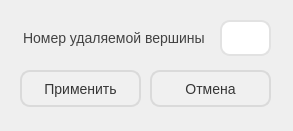
<?xml version="1.0" encoding="UTF-8"?>
<ui version="4.0">
 <class>DeleteVertexDialog</class>
 <widget class="QDialog" name="DeleteVertexDialog">
  <property name="geometry">
   <rect>
    <x>0</x>
    <y>0</y>
    <width>293</width>
    <height>131</height>
   </rect>
  </property>
  <property name="windowTitle">
   <string>Dialog</string>
  </property>
  <property name="styleSheet">
   <string notr="true">QMainWindow {
background-color: #F5F5F5;
}

QPlainTextEdit, QLineEdit {
background-color: white;
padding: 5px;
border: 2px solid #E2E2E2;
border-radius: 10px;

margin-bottom: 5px;

color: #363636;
font-family: &quot;cascadia mono&quot;;
font-size: 16px;
}

QPlainTextEdit:focus, QLineEdit:focus, QPushButton:focus {
border: 2px solid #64A0C2;
}

QPlainTextEdit:hover, QLineEdit:hover, QPushButton:hover {
border: 2px solid #CEA8BF;
}

QPushButton:hover{ 
background-color: #CEA8BF; 
}

QPushButton {
background-color: #F0F0F0;
color: #363636;

font-family: &quot;bahnschrift semibold&quot;;
font-size: 14px;

border: 2px solid #DADADA;
border-radius: 10px;
padding: 5px;

margin-bottom: 4px;
}

QPushButton:pressed {
background-color: #64A0C2;
border: 2px solid #64A0C2;
}

QLabel {
color: #424242;
font-family: &quot;bahnschrift semibold&quot;;
font-size: 14px;
margin-bottom: 5px;
}

QMenuBar {
background-color: white;
color: #363636;

font-family: &quot;bahnschrift semibold&quot;;
font-size: 14px;
}</string>
  </property>
  <widget class="QLineEdit" name="DelitableVertexIndexLineEdit">
   <property name="geometry">
    <rect>
     <x>220</x>
     <y>20</y>
     <width>51</width>
     <height>41</height>
    </rect>
   </property>
   <property name="text">
    <string/>
   </property>
  </widget>
  <widget class="QLabel" name="label">
   <property name="geometry">
    <rect>
     <x>20</x>
     <y>20</y>
     <width>191</width>
     <height>41</height>
    </rect>
   </property>
   <property name="text">
    <string>Номер удаляемой вершины</string>
   </property>
  </widget>
  <widget class="QPushButton" name="ApplySettingsPushButton">
   <property name="geometry">
    <rect>
     <x>20</x>
     <y>70</y>
     <width>121</width>
     <height>41</height>
    </rect>
   </property>
   <property name="text">
    <string>Применить</string>
   </property>
  </widget>
  <widget class="QPushButton" name="CancelPushButton">
   <property name="geometry">
    <rect>
     <x>150</x>
     <y>70</y>
     <width>121</width>
     <height>41</height>
    </rect>
   </property>
   <property name="text">
    <string>Отмена</string>
   </property>
  </widget>
 </widget>
 <resources/>
 <connections/>
</ui>
